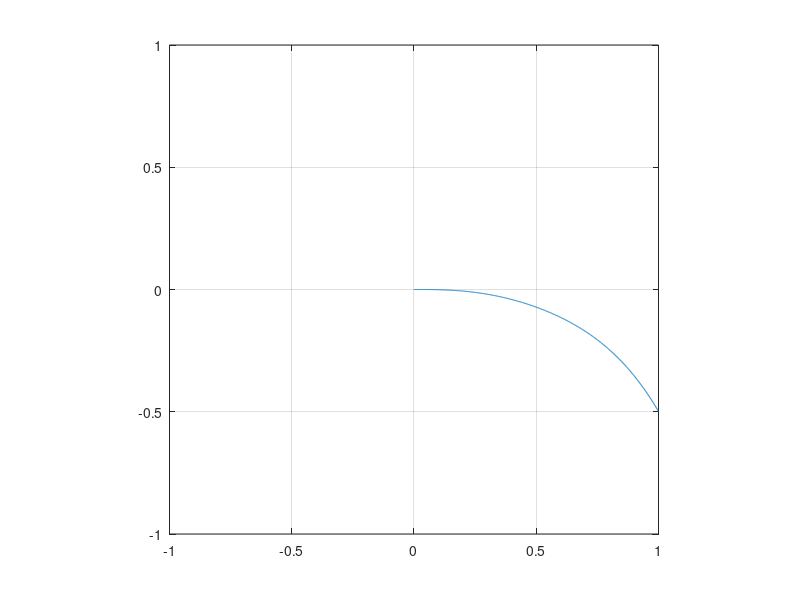
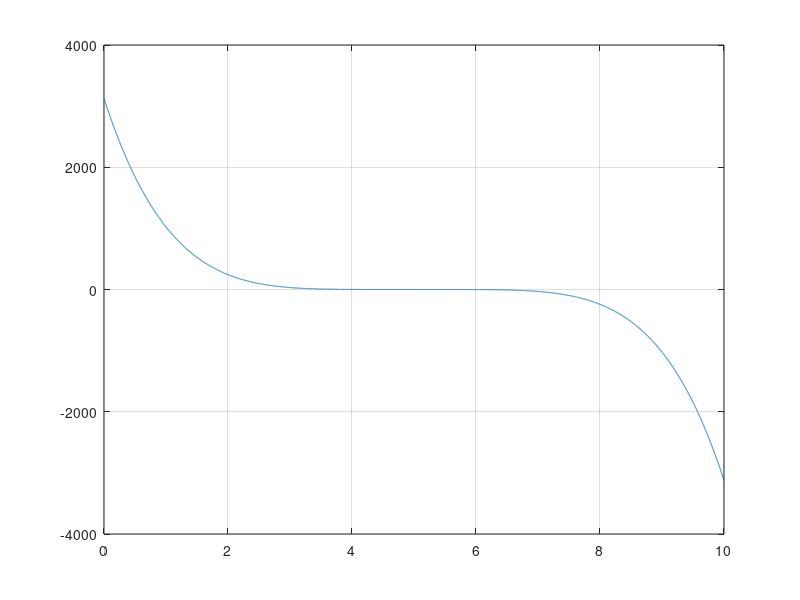
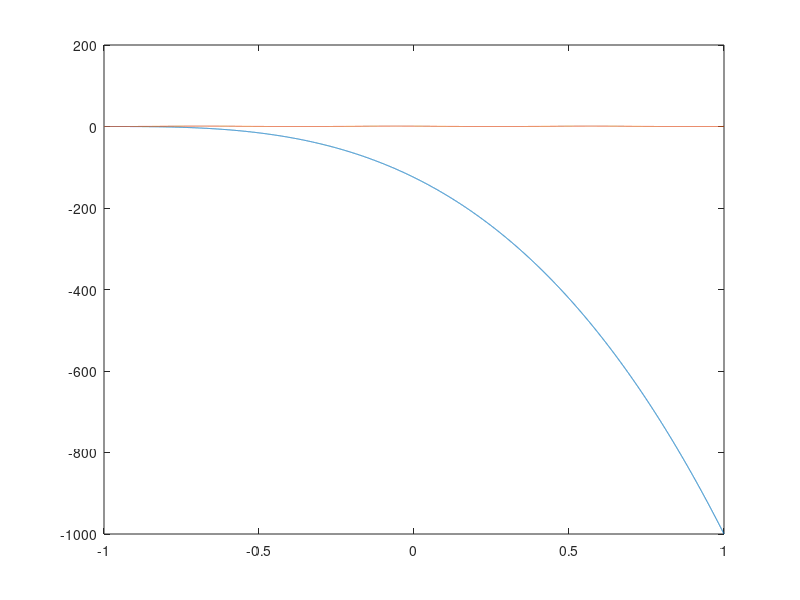

The MATLAB script that drew these images, in order:
% Created by: Anthony le
% Last updated: 04.30.2018

% ME 533 - Homework 2
%% Problem 2
clear;
close all;

t = linspace(-1, 1, 10000);

% (i)
x_1 = linspace(0, 10, 10000);

x_2 = -x_1.^3 + (sin(x_1)).^4;

figure(1);
plot(x_1, x_2);
grid on;
xlim([-1, 1]);
ylim([-1, 1]);
axis square;

% (ii)
x_3 = (5 - x_1).^5;

figure(2);
plot(x_1, x_3);
grid on;
% xlim([-1, 1]);
% ylim([-1, 1]);
% axis square;

x_4 = -x_1.^3;
x_5 = sin(x_1).^4;

figure(3);
plot(t, x_4);
hold on;
plot(t, x_5);
